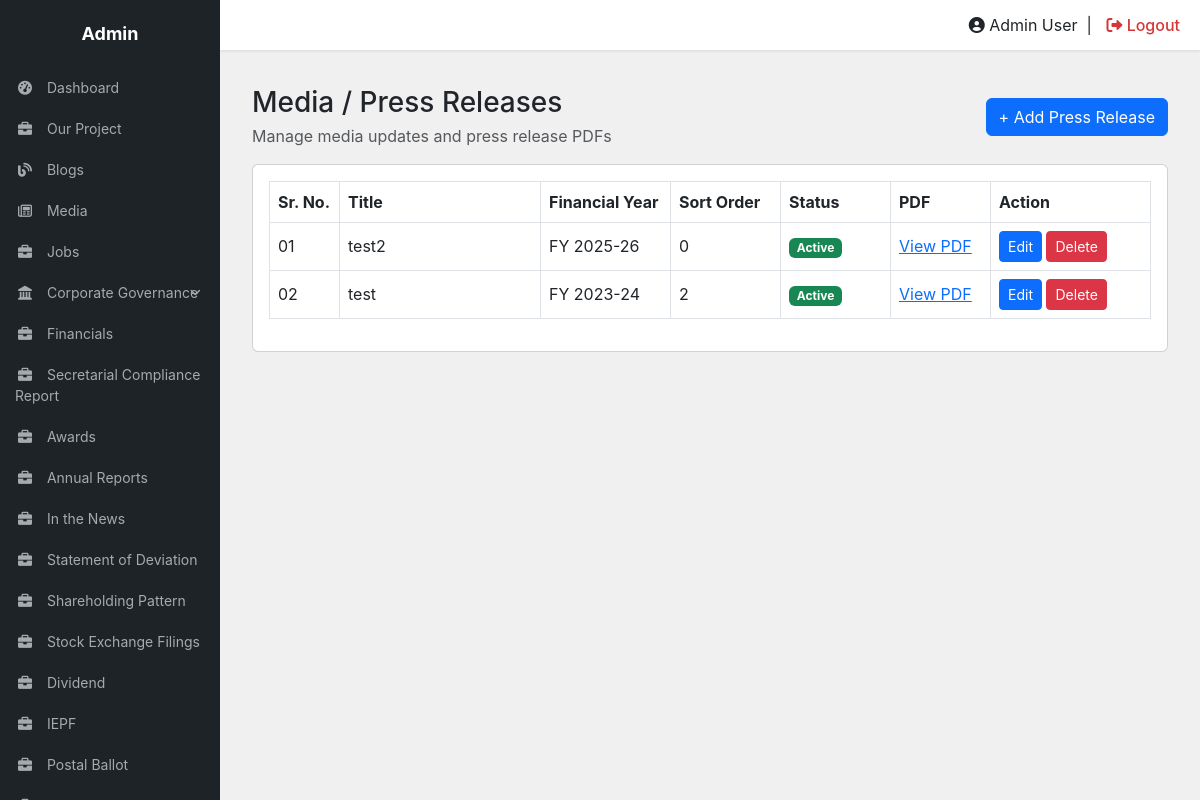
Screenshot of /crm/media-press-release/ (signed in) with the database file from the repository.
### tables this page shows
CREATE TABLE `media_press_releases` (
  `id` int(11) NOT NULL,
  `title` varchar(255) NOT NULL,
  `pdf_file` varchar(500) DEFAULT NULL,
  `financial_year` varchar(20) NOT NULL,
  `sort_order` int(11) DEFAULT '0',
  `status` tinyint(1) DEFAULT '1',
  `created_at` timestamp NOT NULL DEFAULT CURRENT_TIMESTAMP,
  `updated_at` timestamp NOT NULL DEFAULT CURRENT_TIMESTAMP ON UPDATE CURRENT_TIMESTAMP
);

### crm/media-press-release/form_helpers.php (called while the page is built, shortened)
<?php
function e($value): string {
    return htmlspecialchars((string)$value, ENT_QUOTES, 'UTF-8');
}

### crm/media-press-release/index.php (the view, shortened to what this page needs)
<?php
require_once __DIR__ . '/../../dbc.php';
$reports = [];
$result = $conn->query("SELECT id, title, pdf_file, financial_year, sort_order, status
                        FROM media_press_releases
                        ORDER BY financial_year DESC, sort_order ASC, id ASC");
if ($result) {
    while ($row = $result->fetch_assoc()) $reports[] = $row;
}
require_once __DIR__ . '/../includes/header.php';
?>
<div class="container-fluid py-3">
    <div class="d-flex justify-content-between align-items-center mb-3">
        <div>
            <h3 class="mb-1">Media / Press Releases</h3>
            <p class="text-muted mb-0">Manage media updates and press release PDFs</p>
        </div>
        <a href="add.php" class="btn btn-primary">+ Add Press Release</a>
    </div>
    <div class="card"><div class="card-body table-responsive">
        <table class="table table-bordered table-hover align-middle">
            <thead>
                <tr>
                    <th style="width:70px">Sr. No.</th>
                    <th>Title</th>
                    <th style="width:130px">Financial Year</th>
                    <th style="width:110px">Sort Order</th>
                    <th style="width:110px">Status</th>
                    <th style="width:100px">PDF</th>
                    <th style="width:160px">Action</th>
                </tr>
            </thead>
            <tbody>
            <?php if ($reports): $i=1; foreach ($reports as $report): ?>
                <tr>
                    <td><?= sprintf('%02d', $i++); ?></td>
                    <td><?= e($report['title']); ?></td>
                    <td>FY <?= e($report['financial_year']); ?></td>
                    <td><?= (int)$report['sort_order']; ?></td>
                    <td>
                        <?php if ((int)$report['status'] === 1): ?>
                            <span class="badge bg-success">Active</span>
                        <?php else: ?>
                            <span class="badge bg-secondary">Inactive</span>
                        <?php endif; ?>
                    </td>
                    <td>
                        <?php if (!empty($report['pdf_file'])): ?>
                            <a href="/ajmera/<?= e(ltrim($report['pdf_file'], '/')); ?>" target="_blank" rel="noopener">View PDF</a>
                        <?php else: ?>—<?php endif; ?>
                    </td>
                    <td class="text-nowrap">
                        <a href="edit.php?id=<?= (int)$report['id']; ?>" class="btn btn-sm btn-primary">Edit</a>
                        <form method="post" action="delete.php" class="d-inline" onsubmit="return confirm('Are you sure you want to delete this press release?');">
                            <button type="submit" class="btn btn-sm btn-danger">Delete</button>
                        </form>
                    </td>
                </tr>
            <?php endforeach; else: ?>
                <tr><td colspan="7" class="text-center">No press releases found.</td></tr>
            <?php endif; ?>
            </tbody>
        </table>
    </div></div>
</div>
<?php require_once __DIR__ . '/../includes/footer.php'; ?>

### crm/includes/header.php (style rules this page uses)
body { background-color: #f0f0f1; font-family: -apple-system, BlinkMacSystemFont, "Segoe UI", Roboto, Oxygen-Sans, Ubuntu, Cantarell, "Helvetica Neue", sans-serif; margin: 0; overflow-x: hidden; }

### rows the page displays
media_press_releases: title "test2", financial_year "2025-26", sort_order "0", status "Active"
media_press_releases: title "test", financial_year "2023-24", sort_order "2", status "Active"
